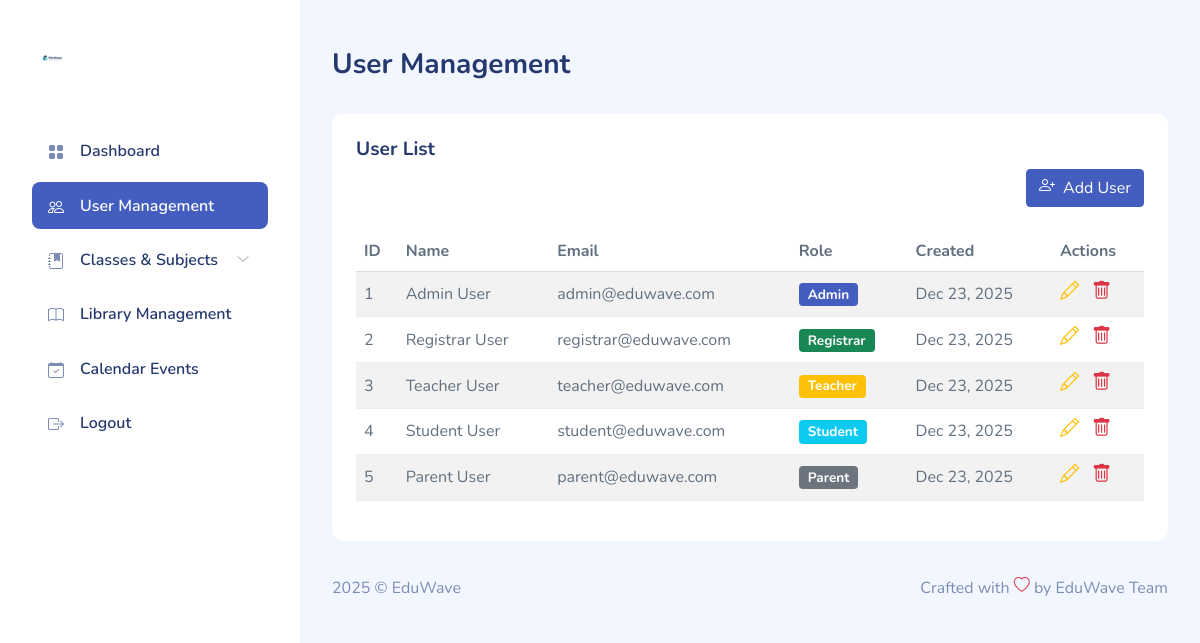
The page /admin/users_list.php (signed in) on the database its author committed.
### tables this page shows
CREATE TABLE `users` (
  `id` int(11) NOT NULL AUTO_INCREMENT,
  `name` varchar(100) NOT NULL,
  `email` varchar(100) DEFAULT NULL,
  `password_hash` varchar(255) NOT NULL,
  `remember_token` varchar(255) DEFAULT NULL,
  `role` enum('Admin','Registrar','Teacher','Student','Parent') NOT NULL,
  `color_theme` varchar(20) NOT NULL DEFAULT 'blue',
  `created_at` timestamp NOT NULL DEFAULT current_timestamp(),
  PRIMARY KEY (`id`),
  UNIQUE KEY `email` (`email`),
  KEY `idx_role` (`role`)
);

### admin/users_list.php (the view, shortened to what this page needs)
<?php
require_once __DIR__ . '/../includes/config.php';
?>
<!DOCTYPE html>
<html lang="en">
<head>
    <link rel="stylesheet" href="../dashboardassets/css/bootstrap.css">
    <link rel="stylesheet" href="../dashboardassets/vendors/iconly/bold.css">
    <link rel="stylesheet" href="../dashboardassets/vendors/perfect-scrollbar/perfect-scrollbar.css">
    <link rel="stylesheet" href="../dashboardassets/vendors/bootstrap-icons/bootstrap-icons.css">
    <link rel="stylesheet" href="../dashboardassets/css/app.css">
</head>
<body>
    <div id="app">
        <div id="sidebar" class="active">
            <div class="sidebar-wrapper active">
                <div class="sidebar-header">
                    <div class="d-flex justify-content-between">
                        <div class="logo">
                            <a href="dashboard.php"><img src="../assets/logo.svg" alt="Logo" srcset="" width="40"></a>
                        </div>
                    </div>
                </div>
                <div class="sidebar-menu">
                    <ul class="menu">
                        <li class="sidebar-item">
                            <a href="dashboard.php" class='sidebar-link'>
                                <i class="bi bi-grid-fill"></i>
                                <span>Dashboard</span>
                            </a>
                        </li>
                        <li class="sidebar-item active">
                            <a href="users_list.php" class='sidebar-link'>
                                <i class="bi bi-people"></i>
                                <span>User Management</span>
                            </a>
                        </li>
                        <li class="sidebar-item  has-sub">
                            <a href="#" class='sidebar-link'>
                                <i class="bi bi-journal-bookmark-fill"></i>
                                <span>Classes & Subjects</span>
                            </a>
                        </li>
                        <li class="sidebar-item">
                            <a href="library_add.php" class='sidebar-link'>
                                <i class="bi bi-book"></i>
                                <span>Library Management</span>
                            </a>
                        </li>
                        <li class="sidebar-item">
                            <a href="event_add.php" class='sidebar-link'>
                                <i class="bi bi-calendar-check"></i>
                                <span>Calendar Events</span>
                            </a>
                        </li>
                        <li class="sidebar-item">
                            <a href="../logout.php" class='sidebar-link'>
                                <i class="bi bi-box-arrow-right"></i>
                                <span>Logout</span>
                            </a>
                        </li>
                    </ul>
                </div>
            </div>
        </div>
        <div id="main">
            <div class="page-heading">
                <h3>User Management</h3>
            </div>
            <div class="page-content">
                <section class="row">
                    <div class="col-12">
                        <div class="card">
                            <div class="card-header">
                                <h4>User List</h4>
                                <button class="btn btn-primary float-end" data-bs-toggle="modal" data-bs-target="#addUserModal">
                                    <i class="bi bi-person-plus me-2"></i>Add User
                                </button>
                            </div>
                            <div class="card-body">
                                <div class="table-responsive">
                                    <?php
                                    $stmt = $pdo->query('SELECT id, name, email, role, created_at FROM users ORDER BY created_at DESC');
                                    $users = $stmt->fetchAll();
                                    ?>
                                    <table class="table table-striped">
                                        <thead>
                                            <tr>
                                                <th>ID</th>
                                                <th>Name</th>
                                                <th>Email</th>
                                                <th>Role</th>
                                                <th>Created</th>
                                                <th>Actions</th>
                                            </tr>
                                        </thead>
                                        <tbody>
                                            <?php foreach ($users as $user): ?>
                                                <tr>
                                                    <td><?= htmlspecialchars($user['id']) ?></td>
                                                    <td><?= htmlspecialchars($user['name']) ?></td>
                                                    <td><?= htmlspecialchars($user['email']) ?></td>
                                                    <td>
                                                        <span class="badge bg-<?= $user['role'] === 'Admin' ? 'primary' : ($user['role'] === 'Teacher' ? 'warning' : ($user['role'] === 'Student' ? 'info' : ($user['role'] === 'Parent' ? 'secondary' : 'success'))) ?>">
                                                            <?= htmlspecialchars($user['role']) ?>
                                                        </span>
                                                    </td>
                                                    <td><?= date('M j, Y', strtotime($user['created_at'])) ?></td>
                                                    <td>
                                                        <a href="javascript:void(0)" onclick="editUser(<?= htmlspecialchars(json_encode($user)) ?>)" class="me-2 text-warning" title="Edit" style="text-decoration: none; font-size: 1.2rem;">
                                                            <i class="bi bi-pencil"></i>
                                                        </a>
                                                        <a href="users_delete.php?id=<?= $user['id'] ?>" class="text-danger" title="Delete" style="text-decoration: none; font-size: 1.2rem;"
                                                           onclick="return confirm('Are you sure you want to delete this user? This action cannot be undone.');">
                                                            <i class="bi bi-trash"></i>
                                                        </a>
                                                    </td>
                                                </tr>
                                            <?php endforeach; ?>
                                        </tbody>
                                    </table>
                                </div>
                            </div>
                        </div>
                    </div>
                </section>
            </div>
            <footer>
                <div class="footer clearfix mb-0 text-muted">
                    <div class="float-start">
                        <p>2025 &copy; EduWave</p>
                    </div>
                    <div class="float-end">
                        <p>Crafted with <span class="text-danger"><i class="bi bi-heart"></i></span> by EduWave Team</p>
                    </div>
                </div>
            </footer>
        </div>
    </div>
</body>
</html>

### dashboardassets/css/app.css (style rules this page uses)
.btn i,.btn svg { width:16px;height:16px }
.btn.btn-danger,.btn.btn-info,.btn.btn-primary,.btn.btn-secondary,.btn.btn-success,.btn.btn-warning { color:#fff }
.card { margin-bottom:2.2rem;border:none }
.card .card-header { border:none }
.card .card-header h4 { font-size:1.2rem;font-weight:700 }
.card .card-header~.card-body { padding-top:0 }
.card .card-body { padding:1.5rem }
#sidebar.active .sidebar-wrapper { left:0 }
.sidebar-wrapper { width:300px;height:100vh;position:fixed;top:0;z-index:10;overflow-y:auto;background-color:#fff;bottom:0;transition:left .5s ease-out }
.sidebar-wrapper .sidebar-header { padding:2rem 2rem 1rem;font-size:2rem;font-weight:700 }
.sidebar-wrapper .sidebar-header img { height:1.2rem }
.sidebar-wrapper .menu { margin-top:2rem;padding:0 2rem;font-weight:600 }
.sidebar-wrapper .menu .sidebar-link { display:block;padding:.7rem 1rem;font-size:1rem;display:flex;align-items:center;border-radius:.5rem;transition:all .5s;text-decoration:none;color:#25396f }
.sidebar-wrapper .menu .sidebar-link i,.sidebar-wrapper .menu .sidebar-link svg { color:#7c8db5 }
.sidebar-wrapper .menu .sidebar-link span { margin-left:1rem }
.sidebar-wrapper .menu .sidebar-item { list-style:none;margin-top:.5rem;position:relative }
.sidebar-wrapper .menu .sidebar-item.has-sub .sidebar-link:after { position:absolute;color:#ccc;right:15px;top:12px;display:block }
.sidebar-wrapper .menu .sidebar-item.active .sidebar-link { background-color:#435ebe }
.sidebar-wrapper .menu .sidebar-item.active .sidebar-link span { color:#fff }
.sidebar-wrapper .menu .sidebar-item.active .sidebar-link i,.sidebar-wrapper .menu .sidebar-item.active .sidebar-link svg { fill:#fff;color:#fff }
.dataTable-table td,.dataTable-table thead th,.table td,.table thead th { vertical-align:middle }
.dataTable-table:not(.table-borderless) thead th,.table:not(.table-borderless) thead th { border-bottom:1px solid #dedede!important }
.bi { width:1rem;height:1rem }
#main { margin-left:300px;padding:2rem }
.page-heading { margin:0 0 2rem }
.page-heading h3 { font-weight:700 }
a { text-decoration:none }

### rows shown on the page
users: id "1", name "Admin User", email "admin@eduwave.com", role "Admin", created_at "Dec 23, 2025"
users: id "2", name "Registrar User", email "registrar@eduwave.com", role "Registrar", created_at "Dec 23, 2025"
users: id "3", name "Teacher User", email "teacher@eduwave.com", role "Teacher", created_at "Dec 23, 2025"
users: id "4", name "Student User", email "student@eduwave.com", role "Student", created_at "Dec 23, 2025"
users: id "5", name "Parent User", email "parent@eduwave.com", role "Parent", created_at "Dec 23, 2025"
